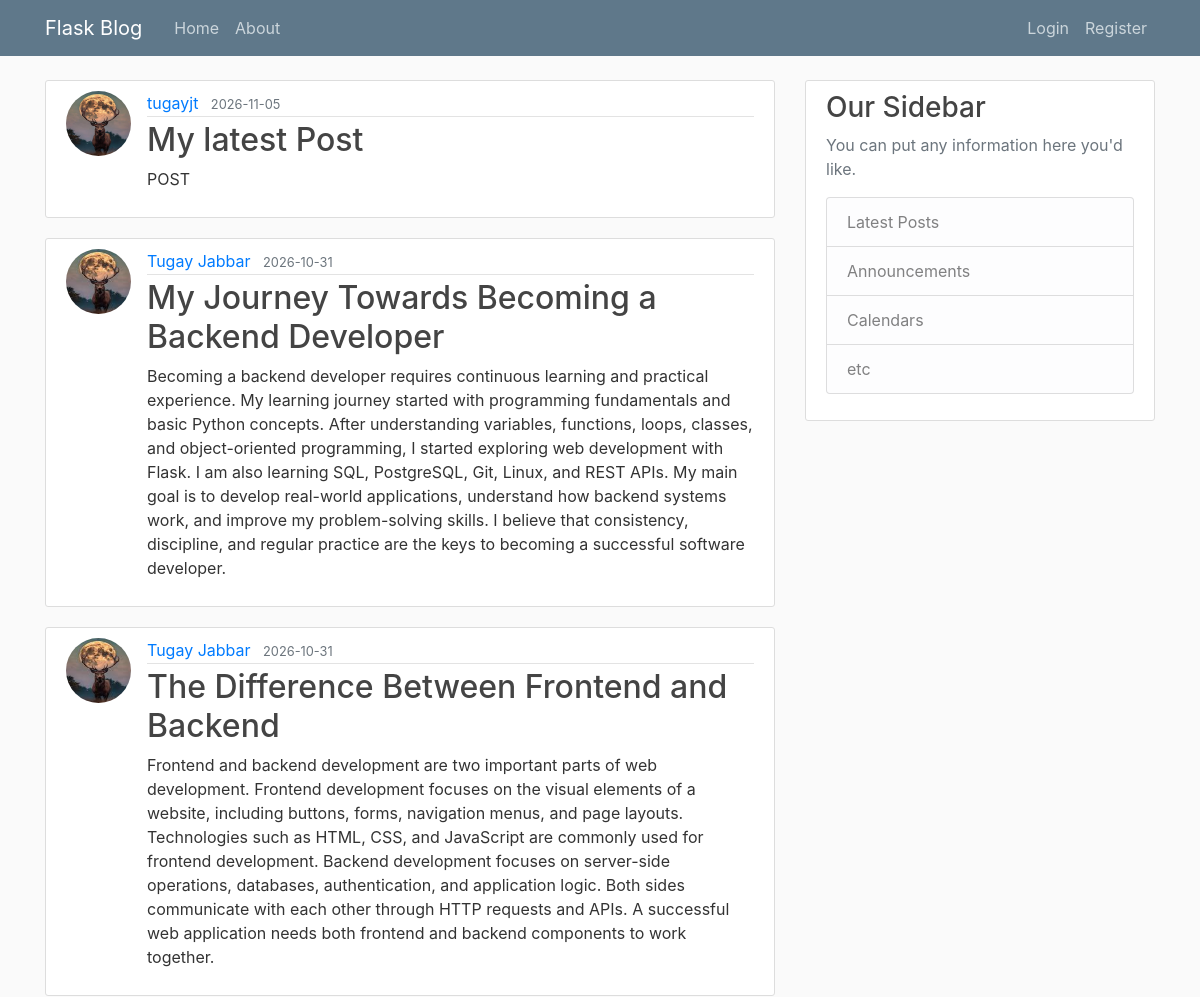
Page /home (upper part) on the earlier database version.
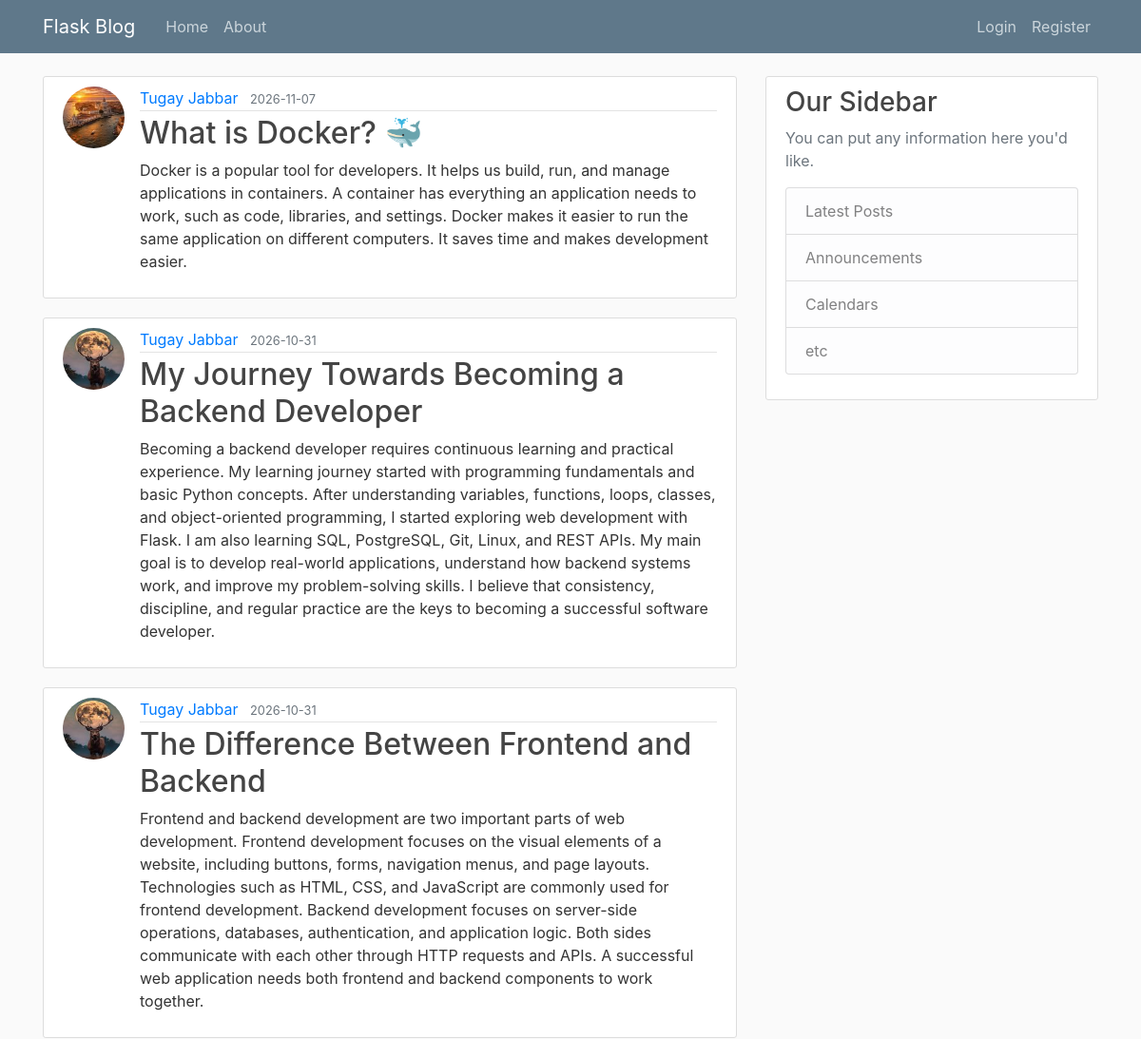
Same page on the later database version.
### flaskblog/models.py (models this page shows, shortened)
class Post(db.Model):
    id = db.Column(db.Integer, primary_key=True)
    title = db.Column(db.String(100), nullable=False)
    date_posted = db.Column(db.DateTime, nullable=False, default=datetime.utcnow)
    content = db.Column(db.Text, nullable=False)
    user_id = db.Column(db.Integer, db.ForeignKey('user.id'), nullable=False)

class User(db.Model, UserMixin):
    id = db.Column(db.Integer, primary_key=True)
    username = db.Column(db.String(20), unique=True, nullable=False)
    email = db.Column(db.String(120), unique=True, nullable=False)
    image_file = db.Column(db.String(20), nullable=False, default='default.jpg')
    password = db.Column(db.String(60), nullable=False)
    posts = db.relationship('Post', backref='author', lazy=True)

### flaskblog/main/routes.py (the view)
@main.route("/")
@main.route("/home")
def home():
    page = request.args.get('page', 1, type=int)
    posts = Post.query.order_by(Post.date_posted.desc()).paginate(page=page, per_page=5)
    return render_template('home.html', posts=posts)

### flaskblog/templates/home.html (shortened to what this page needs)
{% extends "layout.html" %}
{% block content %}
    {% for post in posts.items %}
        <article class="media content-section">
          <img class="rounded-circle article-img" src="{{ url_for('static', filename='profile_pics/' + post.author.image_file) }}">
          <div class="media-body">
            <div class="article-metadata">
              <a class="mr-2" href="{{ url_for('users.user_posts', username=post.author.username) }}">{{ post.author.username }}</a>
              <small class="text-muted">{{ post.date_posted.strftime('%Y-%m-%d') }}</small>
            </div>
            <h2><a class="article-title" href="{{ url_for('posts.post', post_id=post.id) }}">{{ post.title }}</a></h2>
            <p class="article-content">{{ post.content }}</p>
          </div>
        </article>
    {% endfor %}
{% endblock content %}

### flaskblog/templates/layout.html (shortened to what this page needs)
<!DOCTYPE html>
<html>
<head>
    <link rel="stylesheet" href="https://maxcdn.bootstrapcdn.com/bootstrap/4.0.0/css/bootstrap.min.css">
    <link rel="stylesheet" type="text/css" href="{{ url_for('static', filename='main.css') }}">
</head>
<body>
    <header class="site-header">
      <nav class="navbar navbar-expand-md navbar-dark bg-steel fixed-top">
        <div class="container">
          <a class="navbar-brand mr-4" href="/">Flask Blog</a>
          <div class="collapse navbar-collapse" id="navbarToggle">
            <div class="navbar-nav mr-auto">
              <a class="nav-item nav-link" href="{{ url_for('main.home') }}">Home</a>
              <a class="nav-item nav-link" href="{{ url_for('main.about') }}">About</a>
            </div>
            <div class="navbar-nav">
              {% if current_user.is_authenticated %}
                <a class="nav-item nav-link" href="{{ url_for('posts.new_post') }}">New Post</a>
                <a class="nav-item nav-link" href="{{ url_for('users.account') }}">Account</a>
                <a class="nav-item nav-link" href="{{ url_for('users.logout') }}">Logout</a>
              {% else %}
                <a class="nav-item nav-link" href="{{ url_for('users.login') }}">Login</a>
                <a class="nav-item nav-link" href="{{ url_for('users.register') }}">Register</a>
              {% endif %}
            </div>
          </div>
        </div>
      </nav>
    </header>
    <main role="main" class="container">
      <div class="row">
        <div class="col-md-8">
          {% block content %}{% endblock %}
        </div>
        <div class="col-md-4">
          <div class="content-section">
            <h3>Our Sidebar</h3>
            <p class='text-muted'>You can put any information here you'd like.
              <ul class="list-group">
                <li class="list-group-item list-group-item-light">Latest Posts</li>
                <li class="list-group-item list-group-item-light">Announcements</li>
                <li class="list-group-item list-group-item-light">Calendars</li>
                <li class="list-group-item list-group-item-light">etc</li>
              </ul>
            </p>
          </div>
        </div>
      </div>
    </main>
</body>
</html>

### flaskblog/static/main.css (style rules this page uses)
body { background: #fafafa; color: #333333; margin-top: 5rem; }
h1, h2, h3, h4, h5, h6 { color: #444444; }
.bg-steel { background-color: #5f788a; }
.site-header .navbar-nav .nav-link { color: #cbd5db; }
.content-section { background: #ffffff; padding: 10px 20px; border: 1px solid #dddddd; border-radius: 3px; margin-bottom: 20px; }
.article-title { color: #444444; }
.article-content { white-space: pre-line; }
.article-img { height: 65px; width: 65px; margin-right: 16px; }
.article-metadata { padding-bottom: 1px; margin-bottom: 4px; border-bottom: 1px solid #e3e3e3 }

Differences in the rows shown:
removed Post: image_file (placeholder picture), author.username "tugayjt", date_posted "2026-11-05", title "My latest Post", content "POST"
added Post: image_file (picture), author.username "Tugay Jabbar", date_posted "2026-11-07", title "What is Docker? 🐳", content "Docker is a popular tool for developers. It helps us build, run, and manage applications in containers. A container has everything an application needs to work, such as code, libraries, and settings. Docker makes it easier to run the same application on different computers. It saves time and makes development easier."
